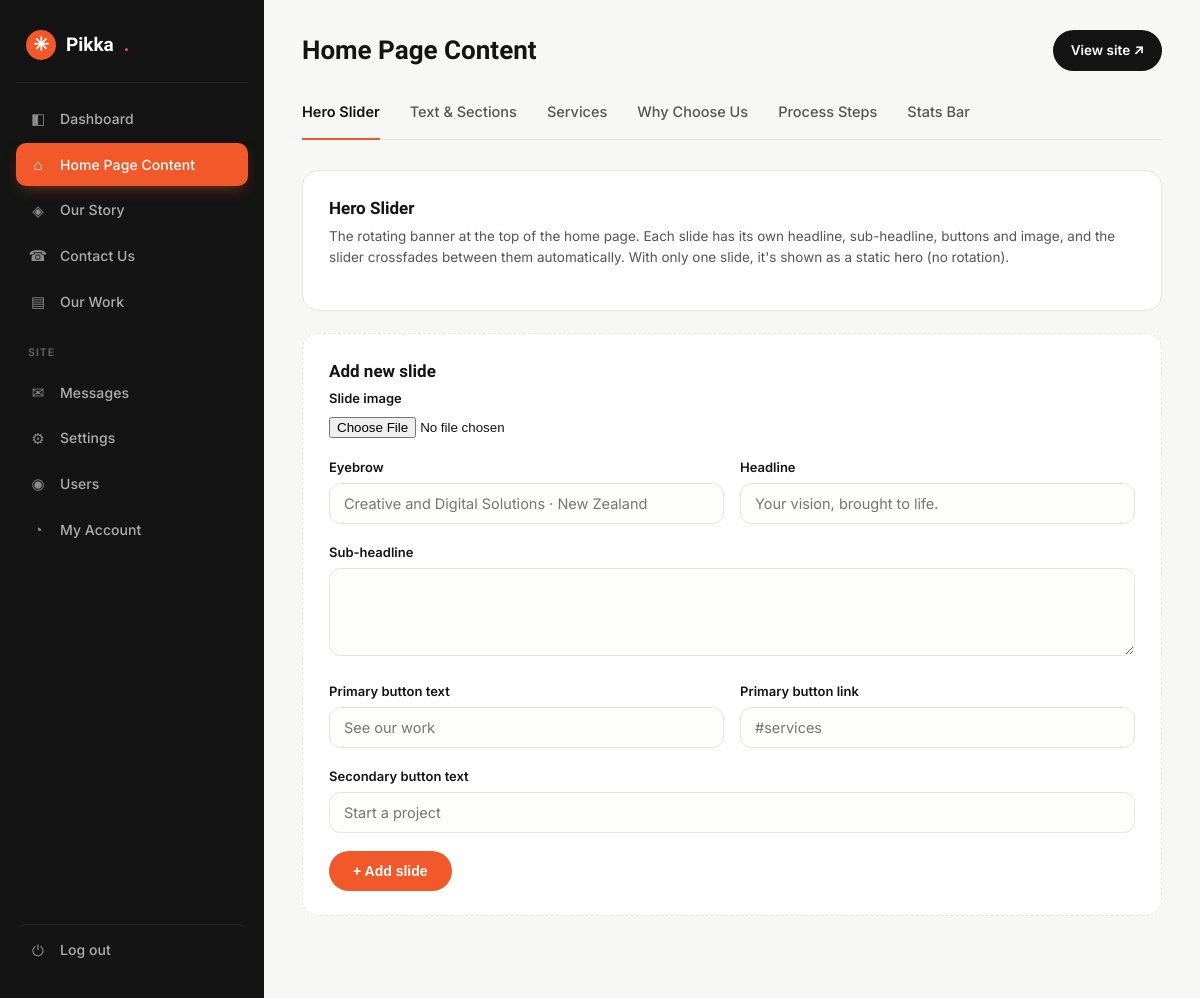
The page /admin/home-content.php?tab=slider (signed in) on the database as committed earlier.
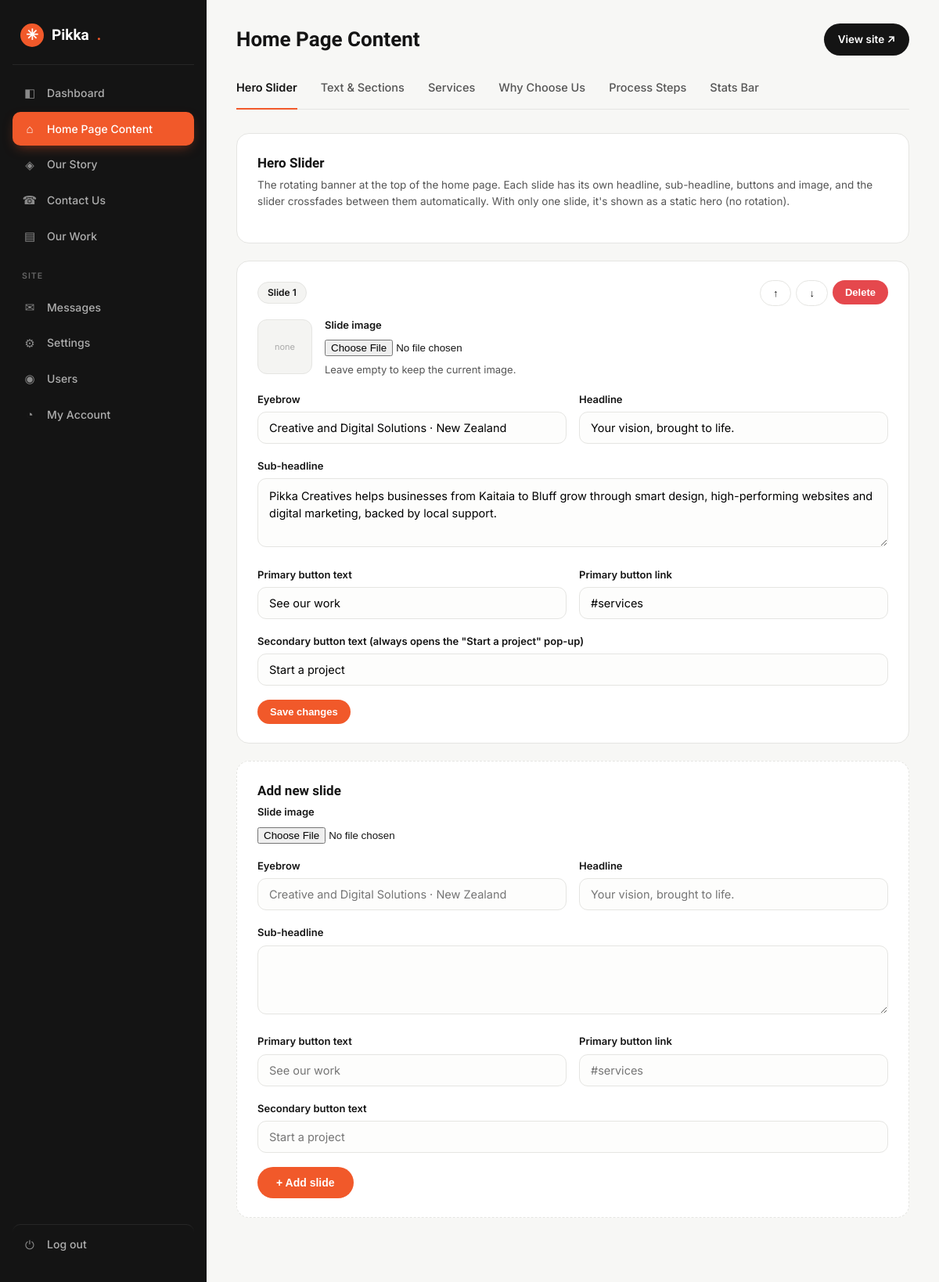
The same page on the database as committed later.
### tables this page shows
CREATE TABLE IF NOT EXISTS `hero_slides` (
  `id` INT(11) NOT NULL AUTO_INCREMENT,
  `eyebrow` VARCHAR(160) DEFAULT NULL,
  `headline` VARCHAR(255) DEFAULT NULL,
  `subheadline` TEXT DEFAULT NULL,
  `btn_primary_text` VARCHAR(80) DEFAULT NULL,
  `btn_primary_link` VARCHAR(255) DEFAULT NULL,
  `btn_secondary_text` VARCHAR(80) DEFAULT NULL,
  `image` VARCHAR(255) DEFAULT NULL,
  `sort_order` INT(11) DEFAULT 0,
  PRIMARY KEY (`id`)
);

### includes/functions.php (called while the page is built, shortened)
<?php
require_once __DIR__ . '/config.php';
function e($str) {
    return htmlspecialchars($str ?? '', ENT_QUOTES, 'UTF-8');
}
function get_rows($table) {
    $allowed = ['services', 'why_reasons', 'process_steps', 'stats', 'hero_slides', 'team_members'];
    $extra = ($table === 'services') ? ' WHERE is_active = 1' : '';
    $res = mysqli_query(db(), "SELECT * FROM `$table`$extra ORDER BY sort_order ASC, id ASC");
    $out = [];
    if ($res) while ($row = mysqli_fetch_assoc($res)) $out[] = $row;
    return $out;
}
    ?>

### includes/config.php (called while the page is built, shortened)
<?php
function db() {
    static $conn = null;
    if ($conn === null) {
        $conn = @mysqli_connect(DB_HOST, DB_USER, DB_PASS, DB_NAME);
        mysqli_set_charset($conn, 'utf8mb4');
    }
    return $conn;
}

### admin/home-content.php (the view, shortened to what the changed rows need)
<?php
$tabs = [
    'slider'   => ['label' => 'Hero Slider'],
    'sections' => ['label' => 'Text & Sections'],
    'services' => ['label' => 'Services'],
    'why'      => ['label' => 'Why Choose Us'],
    'process'  => ['label' => 'Process Steps'],
    'stats'    => ['label' => 'Stats Bar'],
];
$tab = $_GET['tab'] ?? 'sections';
$crud = [
    'services' => ['table' => 'services', 'intro' => 'These appear in the accordion (Section 3). Use the arrows to reorder.',
                    'columns' => ['title' => ['label' => 'Service title', 'type' => 'text'], 'description' => ['label' => 'Description', 'type' => 'textarea']]],
    'why'      => ['table' => 'why_reasons', 'intro' => 'The four reasons grid (Section 4).',
                    'columns' => ['title' => ['label' => 'Reason title', 'type' => 'text'], 'description' => ['label' => 'Description', 'type' => 'textarea']]],
    'process'  => ['table' => 'process_steps', 'intro' => 'Your working process (Section 5).',
                    'columns' => ['step_number' => ['label' => 'Step number (e.g. 01)', 'type' => 'text'], 'title' => ['label' => 'Step title', 'type' => 'text'], 'description' => ['label' => 'Description', 'type' => 'textarea']]],
    'stats'    => ['table' => 'stats', 'intro' => 'The trust bar cards (Section 7).',
                    'columns' => ['title' => ['label' => 'Stat title', 'type' => 'text'], 'description' => ['label' => 'Description', 'type' => 'textarea']]],
];
$sliderTableReady = (bool) mysqli_query(db(), "SELECT 1 FROM hero_slides LIMIT 1");
if ($tab === 'slider') {
    $rows = get_rows('hero_slides');
}
elseif (isset($crud[$tab])) {
    $table = $crud[$tab]['table'];
    $rows = [];
    $r = mysqli_query(db(), "SELECT * FROM `$table` ORDER BY sort_order ASC, id ASC");
    while ($x = mysqli_fetch_assoc($r)) $rows[] = $x;
}
require __DIR__ . '/header.php';
?>
<div class="subnav">
  <?php foreach ($tabs as $key => $meta): ?>
    <a href="?tab=<?= e($key) ?>" class="<?= $tab === $key ? 'active' : '' ?>"><?= e($meta['label']) ?></a>
  <?php endforeach; ?>
</div>
<?php if ($tab === 'slider' && !$sliderTableReady): ?>
  <div class="card">
    <h2>One-time setup needed</h2>
    <p class="sub">The Hero Slider stores its slides in a database table that doesn't exist on this site yet. Open <strong>phpMyAdmin</strong> (in cPanel), select your database, go to the <strong>SQL</strong> tab, paste the code below, and click Go. This only needs to be done once — nothing else on the site is affected.</p>
    <textarea readonly rows="14" style="font-family:monospace;font-size:12.5px;white-space:pre" onclick="this.select()">CREATE TABLE IF NOT EXISTS `hero_slides` (
  `id` INT(11) NOT NULL AUTO_INCREMENT,
  `eyebrow` VARCHAR(160) DEFAULT NULL,
  `headline` VARCHAR(255) DEFAULT NULL,
  `subheadline` TEXT DEFAULT NULL,
  `btn_primary_text` VARCHAR(80) DEFAULT NULL,
  `btn_primary_link` VARCHAR(255) DEFAULT NULL,
  `btn_secondary_text` VARCHAR(80) DEFAULT NULL,
  `image` VARCHAR(255) DEFAULT NULL,
  `sort_order` INT(11) DEFAULT 0,
  PRIMARY KEY (`id`)
) ENGINE=InnoDB DEFAULT CHARSET=utf8mb4;
INSERT INTO `hero_slides` (`eyebrow`, `headline`, `subheadline`, `btn_primary_text`, `btn_primary_link`, `btn_secondary_text`, `image`, `sort_order`) VALUES
('Creative and Digital Solutions · New Zealand', 'Your vision, brought to life.', 'Pikka Creatives helps businesses from Kaitaia to Bluff grow through smart design, high-performing websites and digital marketing, backed by local support.', 'See our work', '#services', 'Start a project', '', 1);</textarea>
    <p class="muted" style="margin-top:10px">Once that's run, refresh this page and the slider editor will appear here.</p>
  </div>
<?php elseif ($tab === 'slider'): ?>
  <div class="card">
    <h2>Hero Slider</h2>
  </div>
  <?php foreach ($rows as $idx => $row): ?>
  <div class="card">
    <div class="rh" style="display:flex;justify-content:space-between;align-items:center;margin-bottom:14px">
      <span class="pill">Slide <?= $idx + 1 ?></span>
      <div style="display:flex;gap:6px">
        <form method="post" action="?tab=slider" style="display:inline"><button class="btn btn-ghost btn-sm" <?= $idx === 0 ? 'disabled' : '' ?>>↑</button></form>
        <form method="post" action="?tab=slider" style="display:inline"><button class="btn btn-ghost btn-sm" <?= $idx === count($rows) - 1 ? 'disabled' : '' ?>>↓</button></form>
        <form method="post" action="?tab=slider" style="display:inline" onsubmit="return confirm('Delete this slide?')"><button class="btn btn-danger btn-sm">Delete</button></form>
      </div>
    </div>
    <form method="post" action="?tab=slider" enctype="multipart/form-data">
      <div class="img-field" style="margin-bottom:18px">
        <?php if ($row['image']): ?>
          <img class="thumb" src="../<?= e($row['image']) ?>" alt="">
        <?php else: ?>
          <div class="thumb" style="display:grid;place-items:center;color:#aaa;font-size:11px">none</div>
        <?php endif; ?>
        <div style="flex:1">
          <label>Slide image</label>
          <input type="file" name="image" accept="image/*">
          <div class="muted" style="margin-top:6px">Leave empty to keep the current image.</div>
        </div>
      </div>
      <div class="two">
        <div class="field"><label>Eyebrow</label><input type="text" name="eyebrow" value="<?= e($row['eyebrow']) ?>"></div>
        <div class="field"><label>Headline</label><input type="text" name="headline" value="<?= e($row['headline']) ?>"></div>
      </div>
      <div class="field"><label>Sub-headline</label><textarea name="subheadline" rows="2"><?= e($row['subheadline']) ?></textarea></div>
      <div class="two">
        <div class="field"><label>Primary button text</label><input type="text" name="btn_primary_text" value="<?= e($row['btn_primary_text']) ?>"></div>
        <div class="field"><label>Primary button link</label><input type="text" name="btn_primary_link" value="<?= e($row['btn_primary_link']) ?>" placeholder="#services"></div>
      </div>
      <div class="field"><label>Secondary button text (always opens the "Start a project" pop-up)</label><input type="text" name="btn_secondary_text" value="<?= e($row['btn_secondary_text']) ?>"></div>
      <button class="btn btn-sm" type="submit">Save changes</button>
    </form>
  </div>
  <?php endforeach; ?>
  <div class="card" style="border-style:dashed">
    <h2>Add new slide</h2>
  </div>
<?php endif; ?>
<?php require __DIR__ . '/footer.php'; ?>

Rows that differ between the two databases and show on the page:
added hero_slides: image "none", eyebrow "Creative and Digital Solutions · New Zealand", headline "Your vision, brought to life.", subheadline "Pikka Creatives helps businesses from Kaitaia to Bluff grow through smart design, high-performing websites and digital marketing, backed by local support.", btn_primary_text "See our work", btn_primary_link "#services", btn_secondary_text "Start a project"
